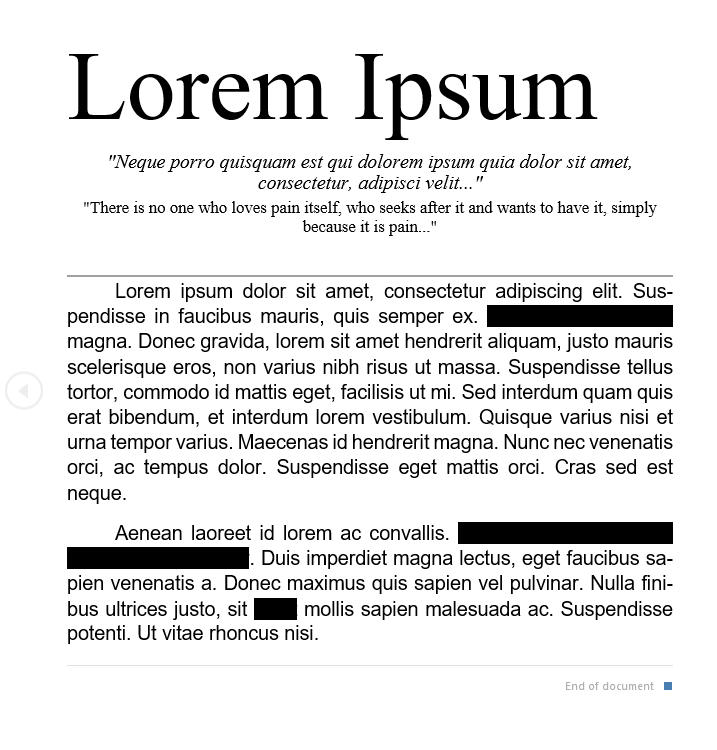
#> input picture LoremREDACTEDspacing.PNG, 717 x 750 px
$ python img_processing.py   (older library calls are emulated)
#> lines starting #> are read from the running program, lines starting #| are printed output that depends on the picture; after the words box and inside, x2 and y2 are one past the last pixel; in counts of white or black regions, pixels touching at a corner belong together; long printed decimals are rounded
### img_geometry.py
import numpy

def euclidianDistance(xy1, xy2):
	return numpy.sqrt(numpy.square(xy1[0] - xy2[0]) + numpy.square(xy1[1] - xy2[1]))

def EquivalentPoints(a, b):
	return (a[0] in b) and (a[1] in b)

# Returns true if the same point occurs twice in the list, false otherwise
def DuplicatePoints(pointsList):
	for point in pointsList:
		# We need to use a custom equivalency function, so doing it this kinda ugly way instead of using the built in counts
		thisCount = 0
		for otherPoint in pointsList:
			if EquivalentPoints(point, otherPoint):
				thisCount += 1
		if thisCount > 1:
			return True
	return False


# Given a list of 4 lists representing the euclidian coords of the 4 corners of a rectangle, return the area of the rectangle said points enclose
# [17 lines left out: function rectArea, not called in this run]

"""
	returns the constants (a, b, and c) in the standard representation of the line:
	ax + by = c, or y = c/b - ax/b
	describing
	I.E. returns the definition of the line that pt1 and pt2 both lie on

	as per https://stackoverflow.com/questions/13242738/how-can-i-find-the-general-form-equation-of-a-line-from-two-points
	Originally using f(x) = ax + c, but this solution handled vertical lines very poorly
	"""
def getLineBetween(pt1, pt2):
	# If the line is vertical, b = 0, have c/a = x value.
	if pt1[0] == pt2[0]:
		return {'a': 1, 'b': 0, 'c': pt1[0]}

	# Otherwise, start by using y = ax + c form
	a = float(pt2[1] - pt1[1])/float(pt2[0] - pt1[0])
	#c = float(pt1[1])/(a * pt1[0])
	# y = ax + c, y - ax = c
	c = pt1[1] - (a * pt1[0])

	# Translate to ax + by = c form.
	a *= -1
	b = 1

	return {'a': a, 'b': b, 'c': c}


def getOppositeRectangleCorners(rectanglePointsList):
	arbitraryPoint = rectanglePointsList[0]
	remainingPoints = rectanglePointsList[1:]
	# get the point opposite the chosen one by finding the longest distance between two points hypotenuse
	pointOppositeArbitrary = sorted(remainingPoints, key=lambda point: euclidianDistance(point, arbitraryPoint))[-1]
	return arbitraryPoint, pointOppositeArbitrary

"""
Returns a boolean indicating if the point (x, y) falls between the lines described by the pairing (a, b, c), representing
lines of the form: ax + by = c.
"""
def pointBetweenParallelLines(line_one, line_two, pt):
	# If the lines are vertical, just see if x falls between c1/a1 and c2/a2
	if line_one['b'] == 0.0 or line_two['b'] == 0.0:
		x = pt[0]
		ones_x = line_one['c']/line_one['a']
		twos_x = line_two['c']/line_two['a']
		return ((ones_x > x and twos_x < x) or (twos_x > x and ones_x < x))

	# Otherwise, calculate y for both lines based on the x value of pt
	y = pt[1]
	x = pt[0]

	#print("Point: " + str(pt))
	#print("Line1: " + str(line_one))
	#print("Line2: " + str(line_two))

	y1 = (line_one['c'] - (line_one['a'] * x)) / line_one['b']
	y2 = (line_two['c'] - (line_two['a'] * x)) / line_two['b']

	#print("Y1 @x: " + str(y1))
	#print("Y2 @x: " + str(y2))

	return (y1 > y and y2 < y) or (y2 > y and y1 < y)

# if the lines are vertical, just return whether

"""
	Given a list of 4 [x,y] coordinates (where x and y are integers) representing the edges of a rectangle, returns
	a list of all the (integer) coordinate pairs inside the rectangle

	Applicable to image processing, where this function returns the coordinates of all the pixels w/in a rectangle
"""
def getPointsInRectangle(coords_list):
    #print("Getting rectangle points, coords passed in: " + str(coords_list))
    # This function doesn't work on numpy arrays.  Could have a TODO: where we make a numpy specific version
    if getattr(coords_list, 'tolist', None):
        coords_list = coords_list.tolist()

    # If the rectangle specified is just a line (i.e. two sets of corners are the same) return an empty array
    if DuplicatePoints(coords_list):
        return []

    # Get the points farthest left, right, up, and down
    max_x = max([xy[0] for xy in coords_list])
    max_y = max([xy[1] for xy in coords_list])
    min_x = min([xy[0] for xy in coords_list])
    min_y = min([xy[1] for xy in coords_list])

    #print("Mins: " + str(min_x) + ',' + str(min_y))
    #print("maxs: " + str(max_x) + ',' + str(max_y))

    # Get two points opposite each other on the rectangle
    corner, opposite_corner = getOppositeRectangleCorners(coords_list)
    other_opposites = [pt for pt in coords_list if not pt in [corner, opposite_corner]]

    # Get all 4 outside lines, group parallel lines
    side_one = [corner, other_opposites[0]]
    side_two = [opposite_corner, other_opposites[1]]
    parallel_line_segments_one_pts = [side_one, side_two]

    side_three = [corner, other_opposites[1]]
    side_four = [opposite_corner, other_opposites[0]]
    parallel_line_segments_two_pts = [side_three, side_four]

    # Get the constants of each line
    side_one_defn = getLineBetween(side_one[0], side_one[1])
    side_two_defn = getLineBetween(side_two[0], side_two[1])
    parallel_line_segments_one = [side_one_defn, side_two_defn]

    #print("b is the same for both, right? " + str(side_one_defn['a']) + ',' + str(side_two_defn['a']))

    side_three_defn = getLineBetween(side_three[0], side_three[1])
    side_four_defn = getLineBetween(side_four[0], side_four[1])
    parallel_line_segments_two = [side_three_defn, side_four_defn]

    #print("b is the same for both, right? " + str(side_three_defn['a']) + ',' + str(side_four_defn['a']))

    # To be w/in the confines of the
    results = []
    for x in range(min_x, max_x):
        for y in range(min_y, max_y):
            point = [x, y]
            if pointBetweenParallelLines(parallel_line_segments_one[0], parallel_line_segments_one[1], point) and pointBetweenParallelLines(parallel_line_segments_two[0], parallel_line_segments_two[1], point):
                results.append(point)

    return results


"""
Tests
"""
#res = getPointsInRectangle([[0,0], [2,0], [1,6], [3,6]])
"""
res = getPointsInRectangle([[1,0], [0,3], [3,1], [2,4]])
print("Getting points:")
print(res)
print("points get got:")

def testLineWorksCorrectly():
	res = getLineBetween([2,1], [6, 3])
	print(res)
	if res['a'] != .5 or res['c'] != .0:
		print("Error: testLineWorksCorrectly returned " + str(res))


testLineWorksCorrectly()

"""

### img_processing.py
import numpy
import numpy.ma as ma
import cv2
import img_geometry

# image = cv2.imread('C:\Users\cburkhartsmeyer\Pictures\iggySample.jpg')

#image = cv2.imread('VIPER!.jpg')
#image = cv2.imread('LoremREDACTED.PNG')
image = cv2.imread('LoremREDACTEDspacing.PNG')
#> image is the input picture: shape (750, 717, 3); mean B, G, R 228.8, 228.8, 228.8

gray_image = cv2.cvtColor(image, cv2.COLOR_BGR2GRAY)

#cv2.imshow("Image", gray_image)
print('base image')

"""
# Shouldn't use blurring on text images, no irregularities to smooth out
# blurred_image = cv2.GaussianBlur(gray_image, (7,7), 0)

# cv2.imshow("Lil Blurry", blurred_image)
# print 'blurred image'

canny = cv2.Canny(blurred_image, 30, 70)
cv2.imshow("Canny with low thresholds", canny)
# This one looks better

canny = cv2.Canny(blurred_image, 50, 150)
cv2.imshow("Canny with high thresholds", canny)
"""

canny = cv2.Canny(image, 30, 70)
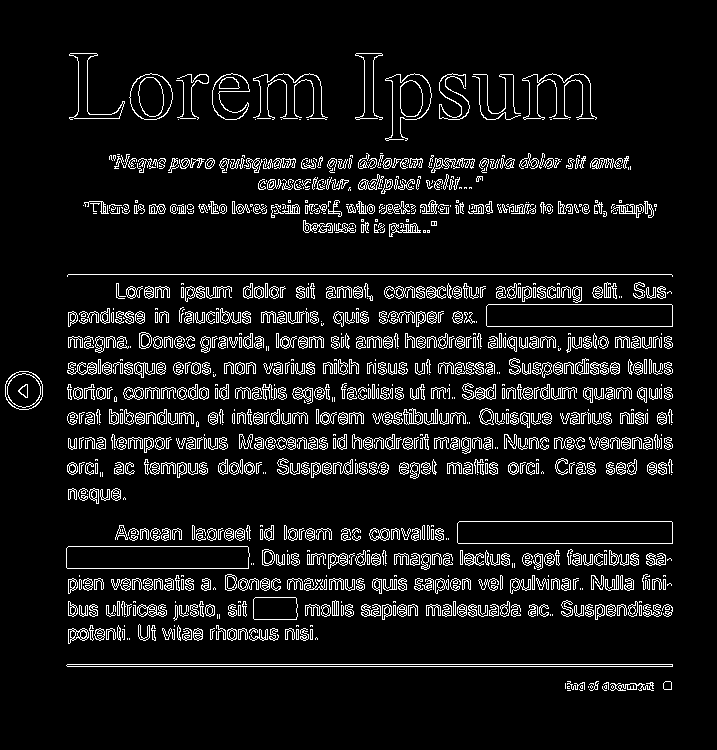
#> canny: shape (750, 717); 8.3% white in thin lines or dots, all inside (x1, y1, x2, y2) = (5, 53, 673, 691)
#cv2.imshow("Canny with low thresholds", canny)
# This one looks better

#canny = cv2.Canny(image, 50, 150)
#cv2.imshow("Canny with high thresholds", canny)

# Get edges
im, contours, hierarchy = cv2.findContours(canny, cv2.RETR_EXTERNAL, cv2.CHAIN_APPROX_SIMPLE )
#> contours = 991 contours, 462 with area under 20; largest, box (x1, y1, x2, y2) and area: (457, 521, 673, 544) 4727, (486, 304, 673, 327) 4089, (66, 546, 250, 569) 4005, (129, 73, 173, 120) 1547, (66, 664, 673, 667) 1211
# im, contours, hierarchy = cv2.findContours(canny, cv2.RETR_EXTERNAL, cv2.CHAIN_APPROX_SIMPLE )

"""
If the shape found has way too many sides, it's probably not a rectangle.
"""
def plausibleRectangles(contours):
    return [x for x in contours if len(x) < 20 ]

# Min distance between original shape and enclosing rect?  I.e. most rectangle like shapes?

# returns true if the pixel at x,y in the image img is somewhere between a dark grey and full black
def isPixelMostlyBlack(image, xy):
    pixel = image[xy[1]][xy[0]]
    image[xy[0]][xy[0]] = (255, 0, 0)
    #print("This one black? " + str(ma.masked_where(pixel > 50, pixel).count() == 0))

    # Make sure the rgb values are minimal
    #return ma.masked_where(pixel > 50, pixel).count() == 0

    pixel = pixel.tolist()
    return pixel[0] < 50 and pixel[1] < 50 and pixel[2] < 50

"""
Finding the blacked out boxes
"""
# Ignore shapes w/ too many sides
posSquares = plausibleRectangles(contours)
#> posSquares = 564 contours, 348 with area under 20; largest, box (x1, y1, x2, y2) and area: (457, 521, 673, 544) 4727, (486, 304, 673, 327) 4089, (66, 546, 250, 569) 4005, (66, 664, 673, 667) 1211, (253, 597, 298, 620) 951

# Get the corners of a rectangle enclosing each remaining shape
posSquares = [numpy.int0(cv2.boxPoints(cv2.minAreaRect(shape))) for shape in posSquares]
#> posSquares = 564 items
rectangleIdToCorners = {id: posSquares[id] for id in range(len(posSquares))}
#> rectangleIdToCorners = 564 items

interiorPixels = {id: img_geometry.getPointsInRectangle(rectangleIdToCorners[id]) for id in rectangleIdToCorners}  # The interior pixels of each rectangle in posSquares are stored at the same index in this array
#> in getPointsInRectangle, `coords_list = coords_list.tolist()`: coords_list = [[570, 690], [567, 690], [567, 690], [570, 690]]
#> the loop in DuplicatePoints, `for point in pointsList:` made 1 pass
#> point on pass 1: [570, 690]
#> the loop in DuplicatePoints (call 2), `for point in pointsList:` made 4 passes
#> point on passes 1 to 4: [581, 690], [578, 689], [579, 689], [582, 690]
#> in getOppositeRectangleCorners, `arbitraryPoint = rectanglePointsList[0]`: arbitraryPoint = [581, 690]
#> in getOppositeRectangleCorners, `remainingPoints = rectanglePointsList[1:]`: remainingPoints = [[578, 689], [579, 689], [582, 690]]
#> in getOppositeRectangleCorners, `pointOppositeArbitrary = sorted(remainingPoints, key=lambda point: euc..`: pointOppositeArbitrary = [578, 689]

# Drop any that have no interiors, otherwise % calculations would be invalid
pixelCounts = {id: len(interiorPixels[id]) for id in interiorPixels}

newInteriorPixels = {}
newPixelCounts = {}
for id in pixelCounts:
    if pixelCounts[id] != 0:
        newPixelCounts[id] = pixelCounts[id]
        newInteriorPixels[id] = interiorPixels[id]
interiorPixels = newInteriorPixels
pixelCounts = newPixelCounts

# TODO: change to get more
mostIds = sorted(pixelCounts, key=lambda ind: pixelCounts[ind])[-4:]
print(mostIds)
#| [64, 117, 370, 138]
majorCoords = [rectangleIdToCorners[id] for id in mostIds]


# Get the number of pixels that are black
#pixelsBlackCount = {id: [[isPixelMostlyBlack(image, pixel) for pixel in interiorPixels[id]].count(True), pixelCounts[id]] for id in interiorPixels}
pixelsBlackCount = [[isPixelMostlyBlack(image, pixel) for pixel in interiorPixels[id]].count(True) for id in mostIds]
#> in isPixelMostlyBlack, `image[xy[0]][xy[0]] = (255, 0, 0)`: image: shape (750, 717, 3); under 0.01% of pixels changed, all inside (x1, y1, x2, y2) = (254, 254, 255, 255)
#> in isPixelMostlyBlack (call 22), `image[xy[0]][xy[0]] = (255, 0, 0)`: image: shape (750, 717, 3); mean B, G, R 228.8, 228.8, 228.8
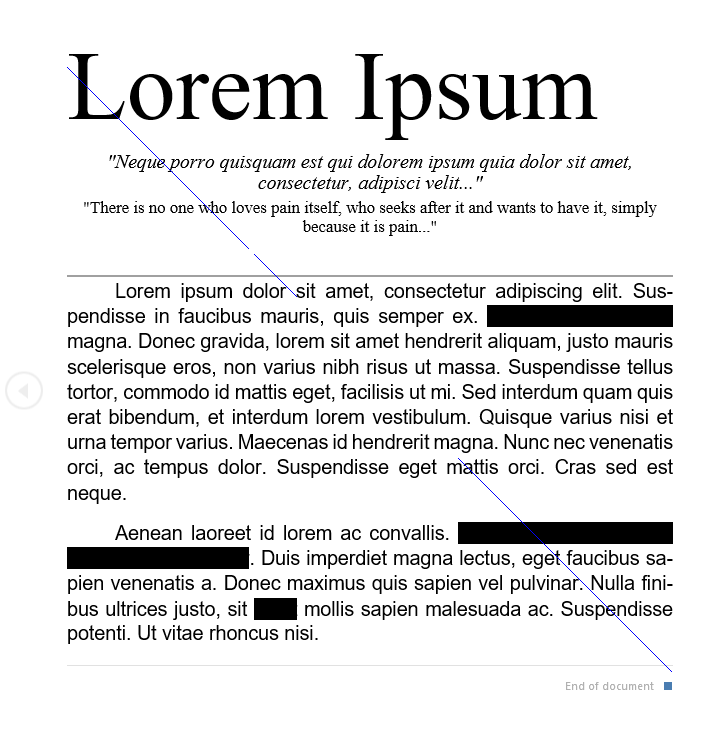
#> image: shape (750, 717, 3); mean B, G, R 228.8, 228.6, 228.6
print("Black count for these vs num pixels total")
print(pixelsBlackCount)
#| [903, 3822, 3885, 4260]
print([pixelCounts[id] for id in mostIds])
#| [903, 3822, 3885, 4494]

"""
Draw text on the correct rectangles
TODO: Maybe one day make the Censor bars (https://en.wikipedia.org/wiki/Censor_bars) look
more natural by adding angle.  That's what all todo's in this section represent
"""
# TODO: Put text on blank image
# Write text on top of each censor bar
# This version starts at the bottom left of each bar, in future should account for angled bars
# The bottom left is the min x coord and the MAX y coord (0 is top, max is bottom) and moves the text up just
# Slightly up from the bottom of each bar
font = cv2.FONT_HERSHEY_SIMPLEX
censor_bar_height = max([xy[1] for xy in majorCoords[0]]) - min([xy[1] for xy in majorCoords[0]])
bar_widths = [max([xy[0] for xy in coords]) - min([xy[0] for xy in coords]) for coords in majorCoords]
relative_bar_widths = [float(width) / censor_bar_height for width in bar_widths]

print("Relative widths: " + str(relative_bar_widths))
#| Relative widths: [2.0, 8.318, 8.455, 9.773]

# TODO: Get from db maybe?
width_to_phrase_mapping = {2.0: "Shorty", 8.218181818181818: "Lil Biggie", 8.654545454545455: "Lil Bigger", 9.772727272727273: "Biggie"}

for ind in range(len(majorCoords)):
    coords_list = majorCoords[ind]
    left_corner = (min([xy[0] for xy in coords_list]), numpy.int0(max([xy[1] for xy in coords_list]) - (.3*censor_bar_height)))

    # Find the word associated w/ this bar (by finding key closest to this bar's width : heighth ratio)
    width = relative_bar_widths[ind]
    closest_width = sorted(width_to_phrase_mapping, key=lambda map_width: abs(map_width - width))[0]
    censored_phrase = width_to_phrase_mapping[closest_width]
    # Remove the used key from the mapping so that if another is closeish it won't take a previously used phrase.
    # It just provides a better chance of this approach being correct is all
    del width_to_phrase_mapping[closest_width]

    cv2.putText(image, censored_phrase, left_corner, font, .5, (200, 200, 200))
#> this loop made 4 passes
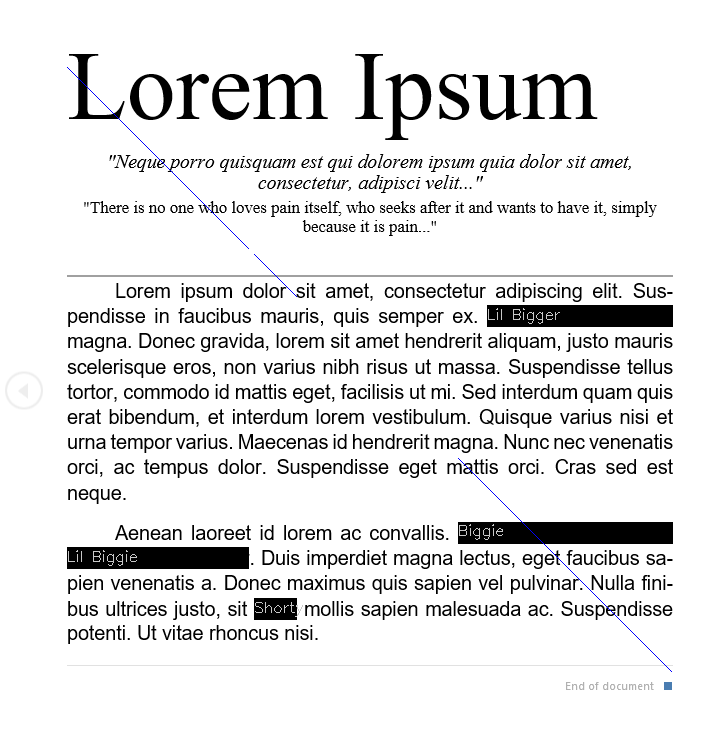
#> image: shape (750, 717, 3); 0.11% of pixels changed, all inside (x1, y1, x2, y2) = (68, 308, 560, 617)

# TODO: Rotate text image to angle specified(long side)

# Only take the shapes that are almost all black
#posSquares = [rectangleIdToCorners[id] for id in pixelCounts if float(pixelsBlackCount[id][0])/float(pixelCounts[id]) > .5]

"""
print("Original points:")
print(posSquares[5])
print("modified:")
rect = cv2.minAreaRect(posSquares[5])
print(rect)
"""
"""
box = cv2.boxPoints(rect)
print(box)
box = numpy.int0(box)
"""

#cv2.drawContours(image,[box],0,(0,255,0),2)
#cv2.drawContours(image, posSquares, -1, (0,255,0), 2)
cv2.drawContours(image, majorCoords, -1, (0,255,0), 2)
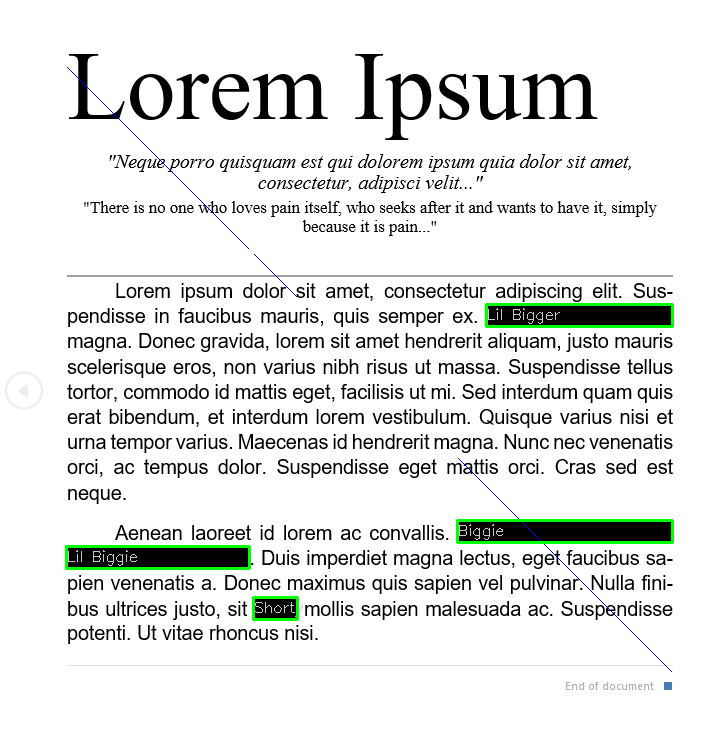
#> image: shape (750, 717, 3); 0.8% of pixels changed, all inside (x1, y1, x2, y2) = (65, 303, 674, 621)
cv2.imshow("objects Found", image)

cv2.waitKey(0)
